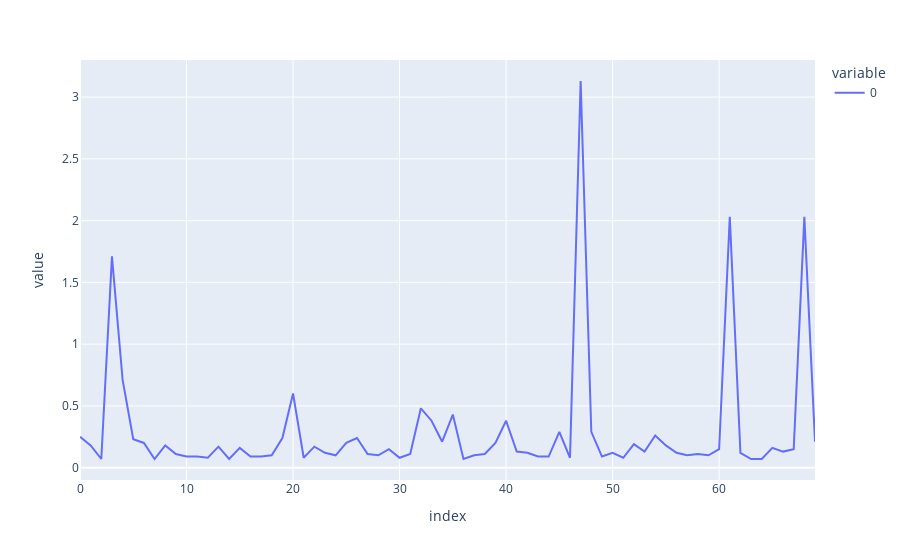

Here is the notebook cell this chart was saved with:
### Code cell
plt.plot(hasilkedalaman15_dot,kind='line')

### Figure 1 — Plotly figure (JSON) as saved in the notebook; plotly's stock layout.template omitted (floating-point values rounded to 4 significant figures)
{"data": [{"hovertemplate": "variable=0<br>index=%{x}<br>value=%{y}<extra></extra>", "legendgroup": "0", "line": {"color": "#636efa", "dash": "solid"}, "marker": {"symbol": "circle"}, "mode": "lines", "name": "0", "orientation": "v", "showlegend": true, "type": "scatter", "x": [0, 1, 2, 3, 4, 5, 6, 7, 8, 9, 10, 11, 12, 13, 14, 15, 16, 17, 18, 19, 20, 21, 22, 23, 24, 25, 26, 27, 28, 29, 30, 31, 32, 33, 34, 35, 36, 37, 38, 39, 40, 41, 42, 43, 44, 45, 46, 47, 48, 49, 50, 51, 52, 53, 54, 55, 56, 57, 58, 59, 60, 61, 62, 63, 64, 65, 66, 67, 68, 69], "xaxis": "x", "y": [0.25, 0.18, 0.07, 1.71, 0.71, 0.23, 0.2, 0.07, 0.18, 0.11, 0.09, 0.09, 0.08, 0.17, 0.07, 0.16, 0.09, 0.09, 0.1, 0.24, 0.6, 0.08, 0.17, 0.12, 0.1, 0.2, 0.24, 0.11, 0.1, 0.15, 0.08, 0.11, 0.48, 0.38, 0.21, 0.43, 0.07, 0.1, 0.11, 0.2, 0.38, 0.13, 0.12, 0.09, 0.09, 0.29, 0.08, 3.13, 0.29, 0.09, 0.12, 0.08, 0.19, 0.13, 0.26, 0.18, 0.12, 0.1, 0.11, 0.1, 0.15, 2.03, 0.12, 0.07, 0.07, 0.16, 0.13, 0.15, 2.03, 0.21], "yaxis": "y"}], "layout": {"legend": {"title": {"text": "variable"}, "tracegroupgap": 0}, "margin": {"t": 60}, "xaxis": {"anchor": "y", "domain": [0, 1], "title": {"text": "index"}}, "yaxis": {"anchor": "x", "domain": [0, 1], "title": {"text": "value"}}}}
